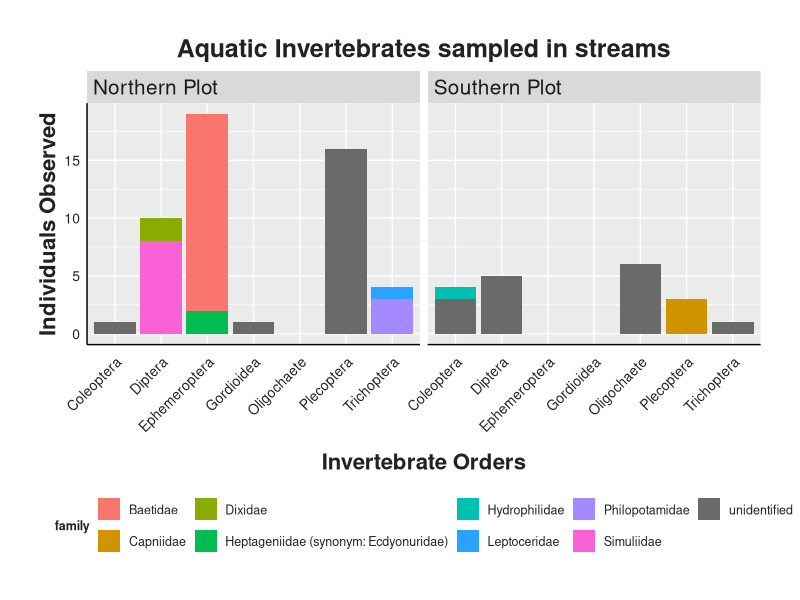
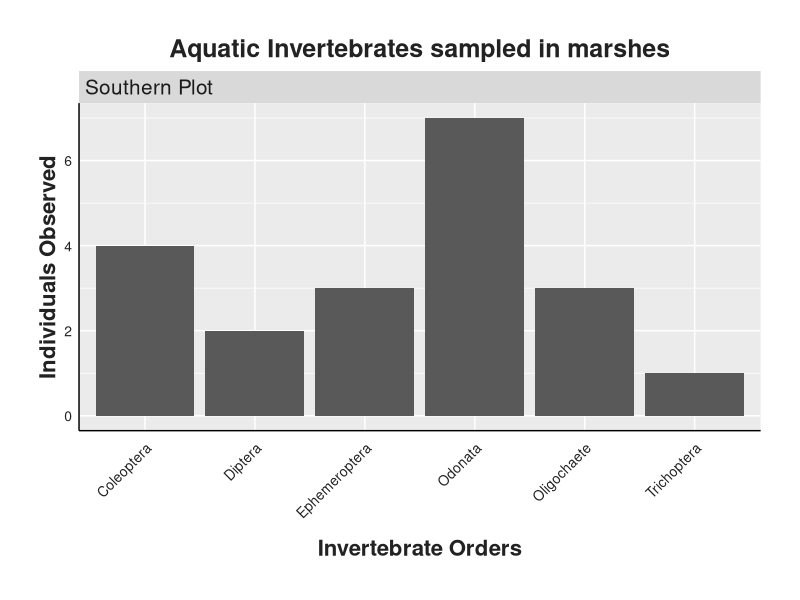
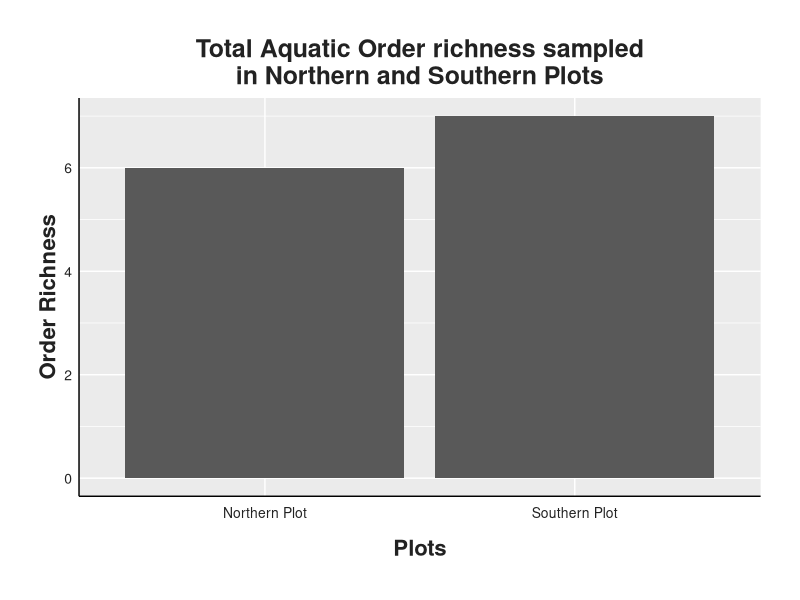
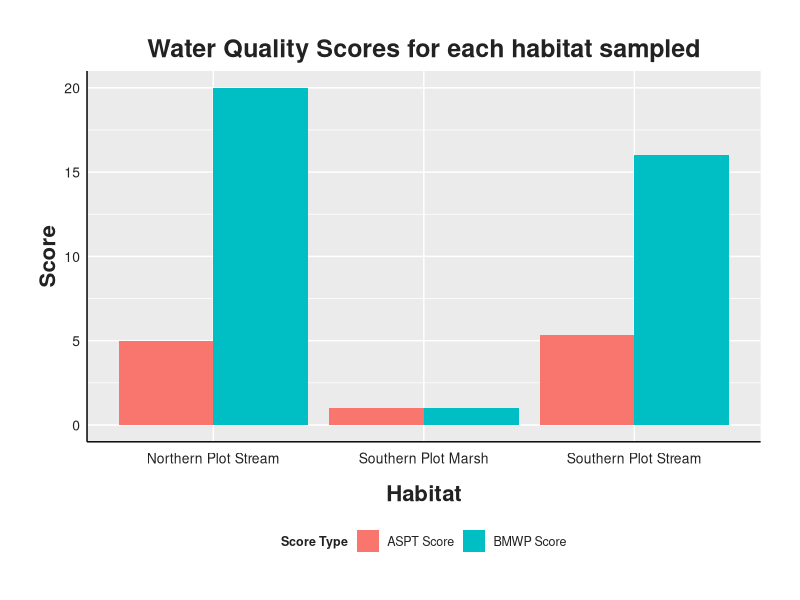
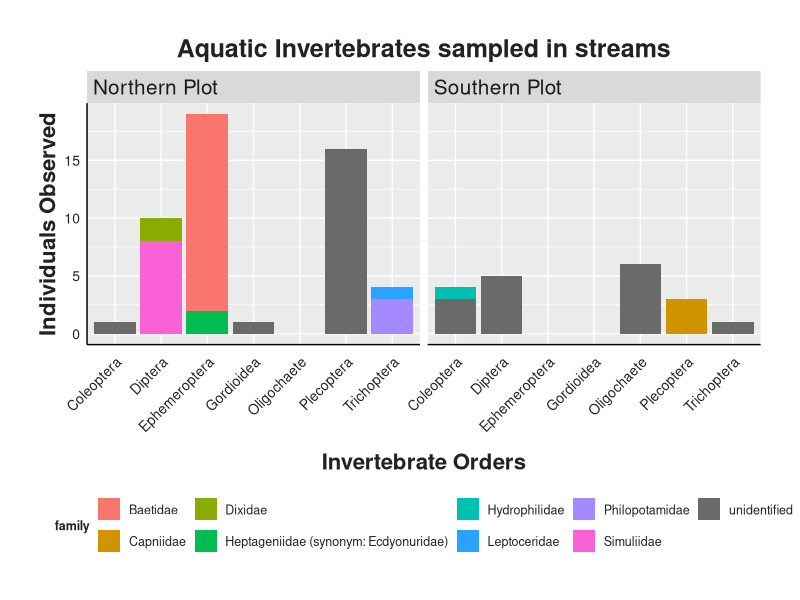
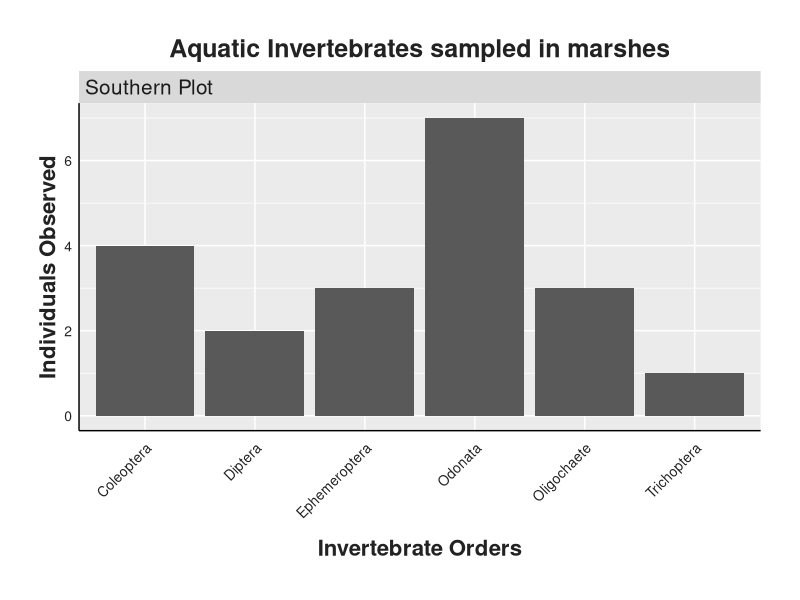
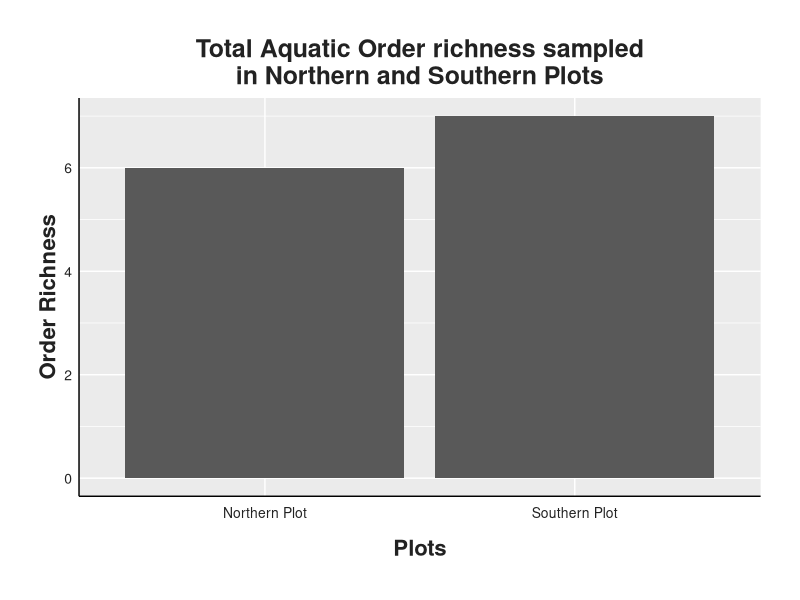
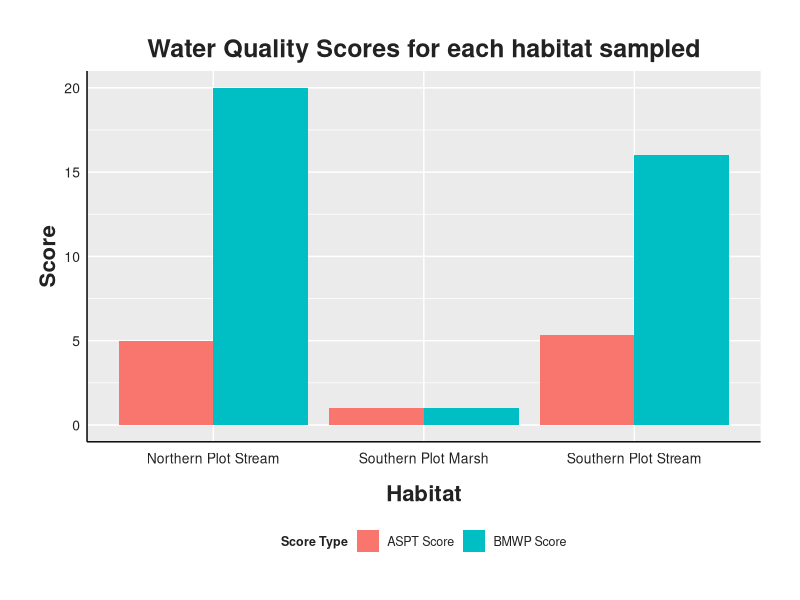

Reproduce these figures in R, in order.
#Libraries----
library(ggplot2)
library(tidyverse)
library(stringr)

#Style----
style <- function(){ #setting the style for my plots
  font <- "Helvetica"
  theme(plot.title = element_text(family = font, size = 18, face = "bold", color = "#222222", hjust = 0.5), 
        plot.subtitle = element_text(family = font, size = 18, margin = margin(9, 0, 9, 0)), 
        plot.caption = element_blank(),
        plot.margin = unit(c(1,1,1,1), units = , "cm"),
        legend.text.align = 0, 
        legend.position = "bottom",
        legend.title = element_text(family = font, size = 9, face = "bold", color = "#222222",  hjust = 0.5), 
        legend.key = element_blank(), 
        legend.text = element_text(family = font, size = 9, color = "#222222"),
        axis.text = element_text(family = font, size = 10, color = "#222222"), 
        axis.text.x = element_text(margin = margin(5, b = 10)), 
        axis.title = element_text(family = font, size = 16, face = "bold", color = "#222222"), 
        axis.ticks = element_blank(), 
        axis.line = element_line(colour = "black"),
        strip.text = element_text(size = 15, hjust = 0))
}

#Importing raw data----
ainv<-read.csv("occurrence_dat/aquatic_inverts_occurrence.csv")#loading the aquatic inverts data
#Aquatic inverts----

ainv <-ainv %>% 
  select(eventID,individualCount,phylum,class,order,family,genus) %>% #keeping the needed columns only
  mutate(Plot = case_when( #creating a new column called plot
    grepl("^N", eventID, ignore.case = TRUE) ~ "Northern Plot", #classifying eventID with "N" as Northern Plot
    grepl("^S", eventID, ignore.case = TRUE) ~ "Southern Plot", #classifying eventID with "S" as Southern Plot
    TRUE ~ "Unknown"
  )) 


Stream<-ainv %>%
  filter(str_detect(eventID, "Stream"))%>%
  mutate(family = ifelse(family == "", "unidentified", family))

Marsh<-ainv %>%
  filter(str_detect(eventID, "Marsh"))%>%
  mutate(family = ifelse(family == "", "unidentified", family))

(Stream_ab <- ggplot(Stream, aes(fill=family,y=individualCount,x=order))+ #plotting the individual birds observed per plot
    geom_bar(stat = "identity",position = "stack",orientation = "x")+
    facet_wrap(~Plot)+ #seperating the Northerna and Southern Plots for comparision
    labs(x = "Invertebrate Orders", y = "Individuals Observed", 
         title = "Aquatic Invertebrates sampled in streams")+
    style()+
    scale_fill_manual(values = c("Baetidae" = "#f8766d", 
                                 "Heptageniidae (synonym: Ecdyonuridae)" = "#00bc51",
                                 "Philopotamidae" = "#a58aff",
                                 "Simuliidae" = "#fb61d7",
                                 "unidentified" = "#6a6a6a",
                                 "Dixidae" = "#89ac00",
                                 "Leptoceridae" = "#29a3ff",
                                 "Capniidae" = "#d09400",
                                 "Hydrophilidae" = "#00c0b2"))+
    theme(axis.text.x = element_text(angle = 45, hjust = 1)))

ggsave(filename = "figures/Aquatic_inverts/stream_ab.png", plot = Stream_ab, width = 8, height = 5) #exporting the graph as png



(Marsh_ab <- ggplot(Marsh, aes(y=individualCount,x=order))+ #plotting the individual birds observed per plot
    geom_bar(stat = "identity",orientation = "x")+
    facet_wrap(~Plot)+ #seperating the Northerna and Southern Plots for comparision
    labs(x = "Invertebrate Orders", y = "Individuals Observed", 
         title = "Aquatic Invertebrates sampled in marshes")+
    style()+
    theme(axis.text.x = element_text(angle = 45, hjust = 1)))

ggsave(filename = "figures/Aquatic_inverts/marsh_ab.png", plot = Marsh_ab, width = 8, height = 5) #exporting the graph as png


ainv_total_rich <- ainv %>% 
  distinct(order,Plot) %>% 
  mutate(richness=1)

(Ainv_total_rich <- ggplot(ainv_total_rich, aes(y=richness, x=Plot))+#Plotting the species richness by point count
    geom_bar(stat = "identity",orientation = "x")+
    labs(x = "Plots", y = "Order Richness", 
         title = "Total Aquatic Order richness sampled\nin Northern and Southern Plots")+
    style())

ggsave(filename = "figures/Aquatic_inverts/richness.png", plot = Ainv_total_rich, width = 5, height = 5) #exporting the graph as png


BMWP<-ainv %>% 
  select(eventID,order,family,Plot) %>% #keeping the needed columns only
  mutate(BMWP=case_when( #creating a new column called BMWP
    grepl("Baetidae", family, ignore.case = TRUE) ~ "4", #giving different family or order their BMWP scores
    grepl("Simuliidae", family, ignore.case = TRUE) ~ "5", 
    grepl("Hydrophilidae", family, ignore.case = TRUE) ~ "5", 
    grepl("Heptageniidae (synonym: Ecdyonuridae)", family, ignore.case = TRUE) ~ "10", 
    grepl("Leptoceridae", family, ignore.case = TRUE) ~ "10", 
    grepl("Capniidae", family, ignore.case = TRUE) ~ "10", 
    grepl("Oligochaete", order, ignore.case = TRUE) ~ "1", 
    grepl("Gordioidea", order, ignore.case = TRUE) ~ "1", 
    TRUE ~ NA
  ))

BMWP <- BMWP[!is.na(BMWP$BMWP), ] #remove sample without a BMWP score

BMWP[BMWP == ""] <- NA #changing empty cells to NA


BMWP <- BMWP%>% 
  mutate(Habitat = case_when( #creating a new column called habitat
    grepl("Stream", eventID, ignore.case = TRUE) ~ "Stream", 
    grepl("Marsh", eventID, ignore.case = TRUE) ~ "Marsh", 
    TRUE ~ "Unknown"
  )) %>% 
 mutate(Habitat = paste(Plot,Habitat))%>%
  mutate(family = coalesce(family, order)) # for sample that wasnt identified to family level, take the order ID as family for easier calculation



BMWP <- BMWP[!duplicated(BMWP[c("family", "Habitat")]), ]#removing duplicated sample in each habitat

BMWP$BMWP <- as.numeric(as.character(BMWP$BMWP))#changing the BMWP scores to numeric

TotBMWP <- BMWP %>% 
  group_by(Habitat) %>%
  summarize(BMWP_Score= sum(BMWP, na.rm = TRUE))#summing the BMWP scores per sample for the Total BMWP score for the habitat

ASPT <- BMWP %>% 
  group_by(Habitat) %>%
  summarize(ASPT_Score= mean(BMWP, na.rm = TRUE))#finding the mean for the ASPT score

BMWP_wide <- merge(TotBMWP,ASPT, by="Habitat")

BMWP_long <- BMWP_wide %>%
  pivot_longer(cols = c("BMWP_Score","ASPT_Score"), names_to = "ScoreType", values_to = "Score")

(Scores<- ggplot(BMWP_long, aes(x = Habitat, y = Score, fill = ScoreType)) +
    geom_bar(stat = "identity", position = "dodge") +
    labs(y = "Score", x = "Habitat", fill = "Score Type",
         title = "Water Quality Scores for each habitat sampled")+
    scale_fill_discrete(name = "Score Type", labels = c("ASPT Score", "BMWP Score")) +
    style())

ggsave(filename = "figures/Aquatic_inverts/Scores.png", plot = Scores, width = 6.5, height = 4.5) #exporting the graph as png
